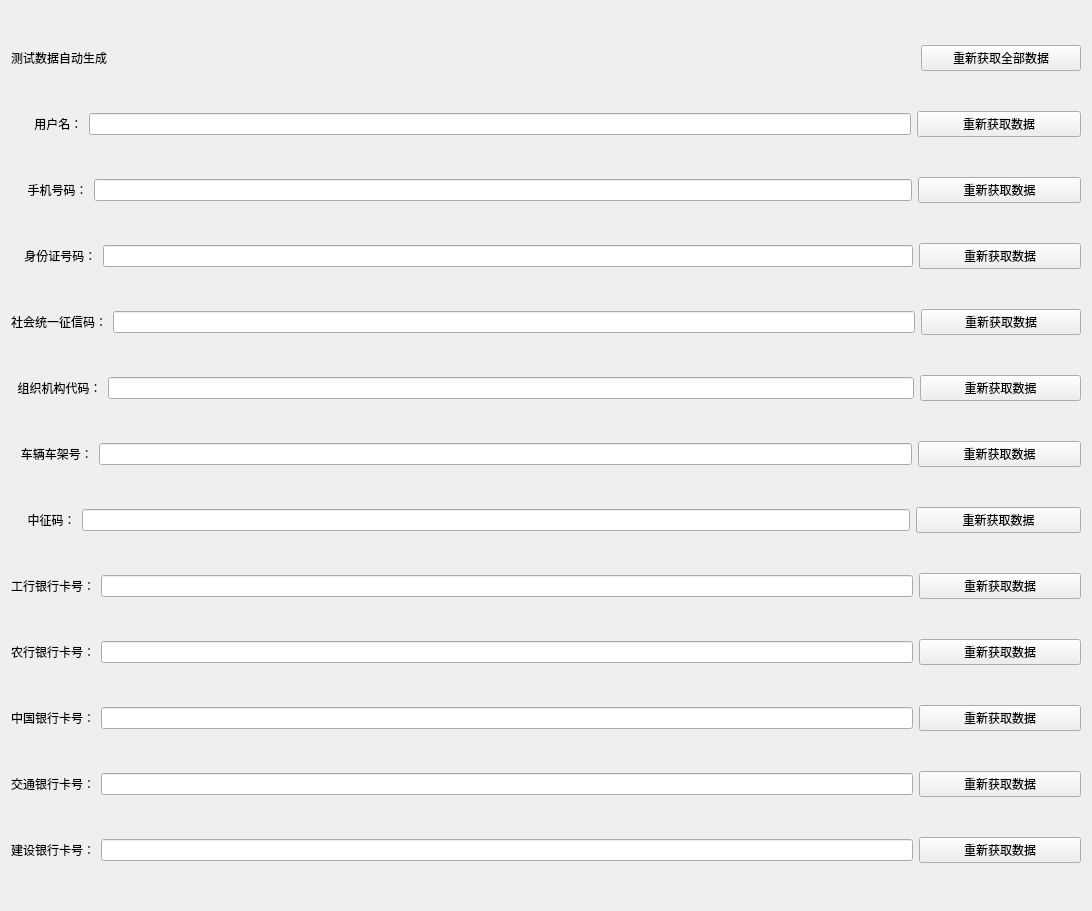
<?xml version="1.0" encoding="UTF-8"?>
<ui version="4.0">
 <class>Form</class>
 <widget class="QWidget" name="Form">
  <property name="geometry">
   <rect>
    <x>0</x>
    <y>0</y>
    <width>1092</width>
    <height>911</height>
   </rect>
  </property>
  <property name="windowTitle">
   <string>Form</string>
  </property>
  <property name="layoutDirection">
   <enum>Qt::LeftToRight</enum>
  </property>
  <layout class="QVBoxLayout" name="verticalLayout">
   <item>
    <layout class="QHBoxLayout" name="horizontalLayout_15" stretch="0,5,1">
     <item>
      <widget class="QLabel" name="label_14">
       <property name="text">
        <string>测试数据自动生成</string>
       </property>
      </widget>
     </item>
     <item>
      <widget class="QLabel" name="label_15">
       <property name="text">
        <string/>
       </property>
      </widget>
     </item>
     <item>
      <widget class="QPushButton" name="pushButton_15">
       <property name="text">
        <string>重新获取全部数据</string>
       </property>
      </widget>
     </item>
    </layout>
   </item>
   <item>
    <layout class="QHBoxLayout" name="horizontalLayout" stretch="0,5,1">
     <item>
      <widget class="QLabel" name="label">
       <property name="text">
        <string>       用户名：</string>
       </property>
      </widget>
     </item>
     <item>
      <widget class="QLineEdit" name="lineEdit_12"/>
     </item>
     <item>
      <widget class="QPushButton" name="pushButton_11">
       <property name="text">
        <string>重新获取数据</string>
       </property>
      </widget>
     </item>
    </layout>
   </item>
   <item>
    <layout class="QHBoxLayout" name="horizontalLayout_3" stretch="0,5,1">
     <item>
      <widget class="QLabel" name="label_2">
       <property name="text">
        <string>     手机号码：</string>
       </property>
      </widget>
     </item>
     <item>
      <widget class="QLineEdit" name="lineEdit_5"/>
     </item>
     <item>
      <widget class="QPushButton" name="pushButton_5">
       <property name="text">
        <string>重新获取数据</string>
       </property>
      </widget>
     </item>
    </layout>
   </item>
   <item>
    <layout class="QHBoxLayout" name="horizontalLayout_4" stretch="0,5,1">
     <item>
      <widget class="QLabel" name="label_3">
       <property name="text">
        <string>    身份证号码：</string>
       </property>
      </widget>
     </item>
     <item>
      <widget class="QLineEdit" name="lineEdit_10"/>
     </item>
     <item>
      <widget class="QPushButton" name="pushButton_9">
       <property name="text">
        <string>重新获取数据</string>
       </property>
      </widget>
     </item>
    </layout>
   </item>
   <item>
    <layout class="QHBoxLayout" name="horizontalLayout_5" stretch="0,5,1">
     <item>
      <widget class="QLabel" name="label_4">
       <property name="text">
        <string>社会统一征信码：</string>
       </property>
      </widget>
     </item>
     <item>
      <widget class="QLineEdit" name="lineEdit_11"/>
     </item>
     <item>
      <widget class="QPushButton" name="pushButton_4">
       <property name="text">
        <string>重新获取数据</string>
       </property>
      </widget>
     </item>
    </layout>
   </item>
   <item>
    <layout class="QHBoxLayout" name="horizontalLayout_6" stretch="0,5,1">
     <item>
      <widget class="QLabel" name="label_6">
       <property name="text">
        <string>  组织机构代码：</string>
       </property>
      </widget>
     </item>
     <item>
      <widget class="QLineEdit" name="lineEdit_9"/>
     </item>
     <item>
      <widget class="QPushButton" name="pushButton_6">
       <property name="text">
        <string>重新获取数据</string>
       </property>
      </widget>
     </item>
    </layout>
   </item>
   <item>
    <layout class="QHBoxLayout" name="horizontalLayout_7" stretch="0,5,1">
     <item>
      <widget class="QLabel" name="label_7">
       <property name="text">
        <string>   车辆车架号：</string>
       </property>
      </widget>
     </item>
     <item>
      <widget class="QLineEdit" name="lineEdit_8"/>
     </item>
     <item>
      <widget class="QPushButton" name="pushButton_7">
       <property name="text">
        <string>重新获取数据</string>
       </property>
      </widget>
     </item>
    </layout>
   </item>
   <item>
    <layout class="QHBoxLayout" name="horizontalLayout_8" stretch="0,5,1">
     <item>
      <widget class="QLabel" name="label_5">
       <property name="text">
        <string>     中征码：</string>
       </property>
      </widget>
     </item>
     <item>
      <widget class="QLineEdit" name="lineEdit_7"/>
     </item>
     <item>
      <widget class="QPushButton" name="pushButton_8">
       <property name="text">
        <string>重新获取数据</string>
       </property>
      </widget>
     </item>
    </layout>
   </item>
   <item>
    <layout class="QHBoxLayout" name="horizontalLayout_9" stretch="0,5,1">
     <item>
      <widget class="QLabel" name="label_8">
       <property name="text">
        <string>工行银行卡号：</string>
       </property>
      </widget>
     </item>
     <item>
      <widget class="QLineEdit" name="lineEdit_6"/>
     </item>
     <item>
      <widget class="QPushButton" name="pushButton_3">
       <property name="text">
        <string>重新获取数据</string>
       </property>
      </widget>
     </item>
    </layout>
   </item>
   <item>
    <layout class="QHBoxLayout" name="horizontalLayout_10" stretch="0,5,1">
     <item>
      <widget class="QLabel" name="label_9">
       <property name="text">
        <string>农行银行卡号：</string>
       </property>
      </widget>
     </item>
     <item>
      <widget class="QLineEdit" name="lineEdit_4"/>
     </item>
     <item>
      <widget class="QPushButton" name="pushButton_12">
       <property name="text">
        <string>重新获取数据</string>
       </property>
      </widget>
     </item>
    </layout>
   </item>
   <item>
    <layout class="QHBoxLayout" name="horizontalLayout_11" stretch="0,5,1">
     <item>
      <widget class="QLabel" name="label_10">
       <property name="text">
        <string>中国银行卡号：</string>
       </property>
      </widget>
     </item>
     <item>
      <widget class="QLineEdit" name="lineEdit_3"/>
     </item>
     <item>
      <widget class="QPushButton" name="pushButton_13">
       <property name="text">
        <string>重新获取数据</string>
       </property>
      </widget>
     </item>
    </layout>
   </item>
   <item>
    <layout class="QHBoxLayout" name="horizontalLayout_12" stretch="0,5,1">
     <item>
      <widget class="QLabel" name="label_12">
       <property name="text">
        <string>交通银行卡号：</string>
       </property>
      </widget>
     </item>
     <item>
      <widget class="QLineEdit" name="lineEdit_2"/>
     </item>
     <item>
      <widget class="QPushButton" name="pushButton_10">
       <property name="text">
        <string>重新获取数据</string>
       </property>
      </widget>
     </item>
    </layout>
   </item>
   <item>
    <layout class="QHBoxLayout" name="horizontalLayout_13" stretch="0,5,1">
     <item>
      <widget class="QLabel" name="label_11">
       <property name="text">
        <string>建设银行卡号：</string>
       </property>
      </widget>
     </item>
     <item>
      <widget class="QLineEdit" name="lineEdit"/>
     </item>
     <item>
      <widget class="QPushButton" name="pushButton_2">
       <property name="text">
        <string>重新获取数据</string>
       </property>
      </widget>
     </item>
    </layout>
   </item>
  </layout>
 </widget>
 <resources/>
 <connections/>
</ui>
